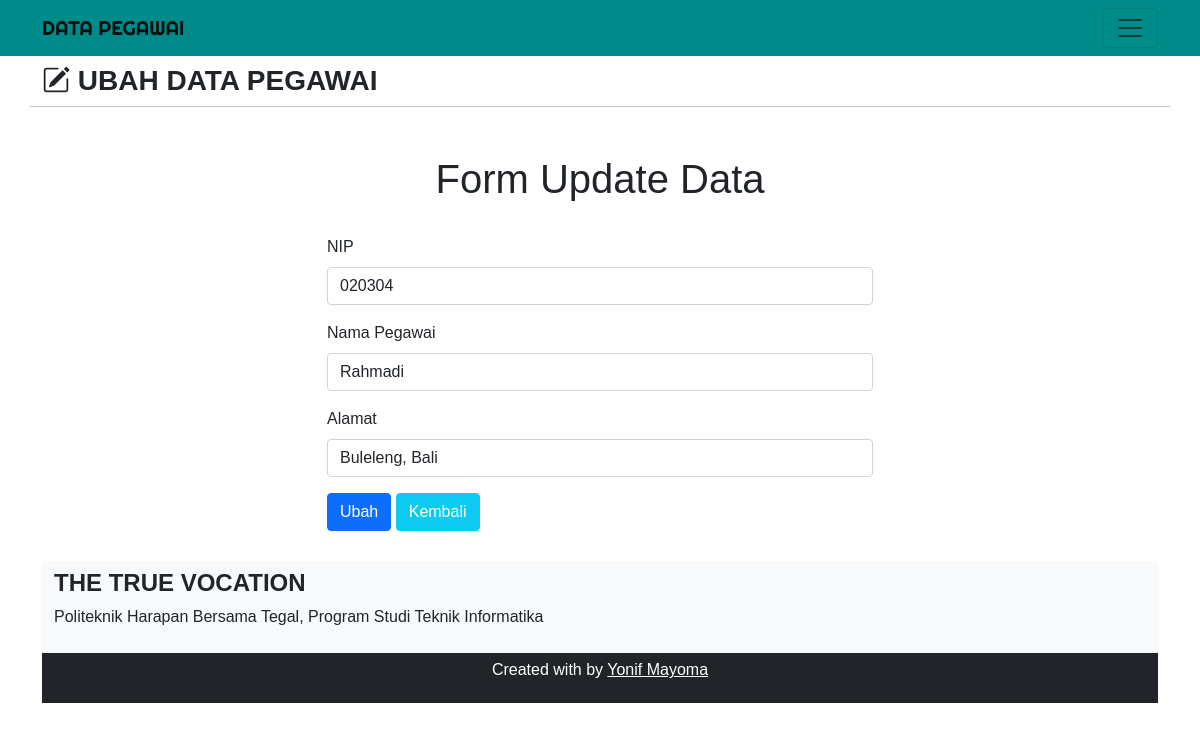
The page /update.php?id=6 on the database its author committed.
### tables this page shows
CREATE TABLE `tbl_pegawai` (
  `id` int(11) NOT NULL,
  `nip` varchar(30) NOT NULL,
  `nama` varchar(255) NOT NULL,
  `alamat` varchar(255) NOT NULL
);

### update.php (the view, shortened to what this page needs)
<?php
  include "koneksi.php";
?>
<!DOCTYPE html>
<head>
    <link href="https://cdn.jsdelivr.net/npm/bootstrap@5.0.0-beta2/dist/css/bootstrap.min.css" rel="stylesheet">
    <link rel="stylesheet" href="https://cdn.jsdelivr.net/npm/bootstrap-icons@1.4.0/font/bootstrap-icons.css">
    <link rel="stylesheet" href="css/style.css">
</head>
<body>
    <nav class="navbar navbar-light" style="background-color: #008B8B; text-uppercase">
        <div class="container">
            <a class="navbar-brand" href="index.php">DATA PEGAWAI</a>
            <button class="navbar-toggler" type="button" data-bs-toggle="collapse" data-bs-target="#navbarNav" aria-controls="navbarNav" aria-expanded="false" aria-label="Toggle navigation">
                <span class="navbar-toggler-icon"></span>
            </button>
        </div>
    </nav>
    <div class="container">
        <div class="row my-2">
            <div class="col-md">
                <h3 class="fw-bold text-uppercase"><i class="bi bi-pencil-square"></i>&nbsp;Ubah Data Pegawai</h3>
            </div>
            <hr>
        </div>
<body>
  <?php
    $id = $_GET['id'];
    $query = "SELECT * FROM tbl_pegawai WHERE id = $id";
    $result = mysqli_query($koneksi, $query);
    foreach($result as $data) {
  ?>
  <section class="row">
    <div class="col-md-6 offset-md-3 align-self-center">
      <h1 class="text-center mt-4">Form Update Data</h1><br>
      <form method="POST">
        <div class="mb-3">
          <label for="inputNIP" class="form-label">NIP</label>
          <input type="text" class="form-control" id="inputNIP" value="<?= $data['nip'] ?>" name="nip" placeholder="Masukan NIP">
        </div>
        <div class="mb-3">
          <label for="inputNama" class="form-label">Nama Pegawai</label>
          <input type="text" class="form-control" id="inputNama" value="<?= $data['nama'] ?>" name="nama" placeholder="Masukan Nama Pegawai">
        </div>
        <div class="mb-3">
          <label for="inputAlamat" class="form-label">Alamat</label>
          <input type="text" class="form-control" id="inputAlamat" value="<?= $data['alamat'] ?>" name="alamat" placeholder="Masukan Alamat Pegawai">
        </div>
        <input name="rekam" type="submit" class="btn btn-primary" value="Ubah">
        <a href="index.php" type="button" class="btn btn-info text-white">Kembali</a>
      </form>
    </div>
  </section>
  <?php } ?>
    <div class="container-fluid" style="margin-top: 30px;">
        <div class="row bg-light" style="background-color: #008B8B;text-white">
            <div class="col-md-6 my-2" id="about">
                <h4 class="fw-bold text-uppercase">The True Vocation</h4>
                <p>Politeknik Harapan Bersama Tegal, Program Studi Teknik Informatika</p>
            </div>
        </div>
    </div>
    <footer class="bg-dark text-white text-center" style="padding: 5px;">
        <p>Created with <i class="&copy" style="color: red;"></i> by <u style="color: #fff;">Yonif Mayoma</u></p>
    </footer>
</body>
</html>

### style.css (style rules this page uses)
body { font-family: 'Gill Sans', 'Gill Sans MT', Calibri, 'Trebuchet MS', sans-serif; }
.navbar-brand { font-family: 'Righteous', cursive; }

### rows shown on the page
tbl_pegawai: nip "020304", nama "Rahmadi", alamat "Buleleng, Bali"
